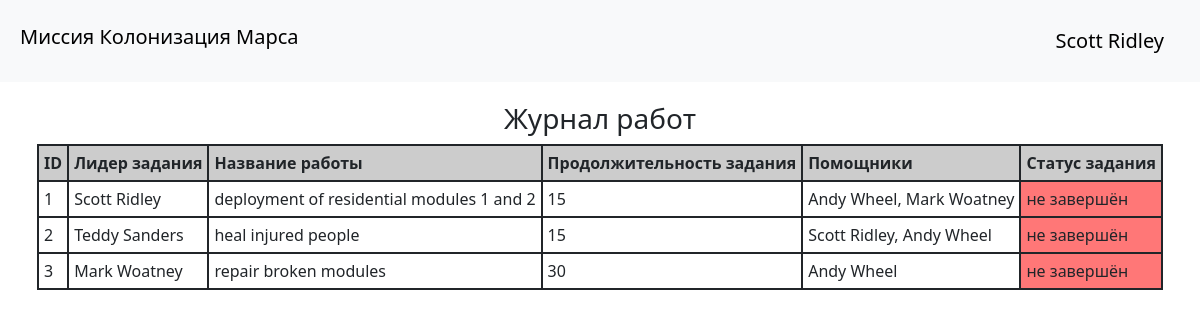
Page /worklog (signed in) on the earlier database version.
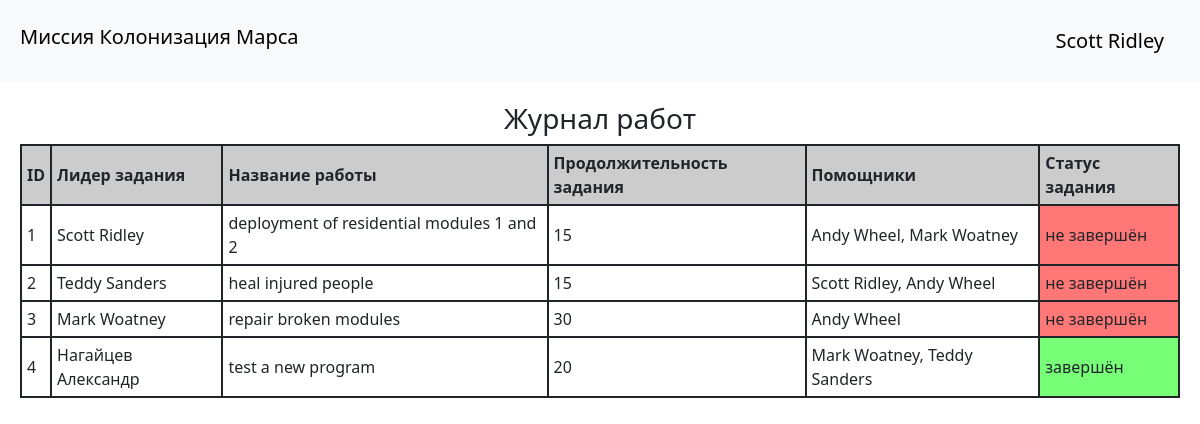
Same page on the later database version.
### users.py (models this page shows, shortened)
class User(SqlAlchemyBase, UserMixin):
    __tablename__ = 'users'
    id = Column(Integer, primary_key=True, autoincrement=True)
    surname = Column(String, nullable=True)
    name = Column(String, nullable=True)
    age = Column(Integer, nullable=True)
    position = Column(String, nullable=True)
    speciality = Column(String, nullable=True)
    address = Column(String, nullable=True)
    email = Column(String, unique=True, nullable=True)
    hashed_password = Column(String, nullable=True)
    modified_date = Column(DateTime, default=datetime.datetime.now)
    job = orm.relationship("Jobs", back_populates="user")

### jobs.py (models this page shows, shortened)
class Jobs(SqlAlchemyBase):
    __tablename__ = 'jobs'
    id = Column(Integer, primary_key=True, autoincrement=True)
    team_leader = Column(Integer, ForeignKey("users.id"))
    job = Column(String, nullable=True)
    work_size = Column(Integer, nullable=True)
    collaborators = Column(String, nullable=True)
    start_date = Column(DateTime, default=datetime.datetime.now)
    end_date = Column(DateTime, default=datetime.datetime.now)
    is_finished = Column(Boolean, nullable=True)
    user = orm.relationship("User")

### main.py (the view)
@app.route("/worklog")
@login_required
def worklog():
    return render_template("worklog.html", title="Журнал работы",
                           stylesheet_path=url_for('static', filename='css/style.css'),
                           jobs=db_sess.query(Jobs).all(), users=db_sess.query(User).all())

### main.py (called while the page is built)
@login_manager.user_loader
def load_user(user_id):
    return db_sess.query(User).get(user_id)

### templates/worklog.html
{% extends "base.html" %}
{% block content %}
<h3 align="center">Журнал работ</h3>
<table class="table_padding" align="center">
    <tr>
        <th>ID</th>
        <th>Лидер задания</th>
        <th>Название работы</th>
        <th>Продолжительность задания</th>
        <th>Помощники</th>
        <th>Статус задания</th>
    </tr>
    {% for job in jobs %}
    <tr>
        <td>{{ job.id }}</td>
        {% set leader = users[job.team_leader - 1] %}
        <td>{{ leader.surname }} {{ leader.name }}</td>
        <td>{{ job.job }}</td>
        <td>{{ job.work_size }}</td>
        <td>
            {% for collaborator in job.collaborators.split(", ") %}
                {% set user = users[collaborator|int - 1] %}
                {{user.surname}} {{user.name}}{% if not loop.last %}, {% endif %}
            {% endfor %}
        </td>
        <td style="background-color: #{% if job.is_finished == 1 %}77FF77{% else %}FF7777{% endif %}">
            {% if job.is_finished == 1 %}завершён{% else %}не завершён{% endif %}
        </td>
    </tr>
    {% endfor %}
</table>
{% endblock %}

### templates/base.html (shortened to what this page needs)
<!DOCTYPE html>
<html>
<head>
    <link href="https://cdn.jsdelivr.net/npm/bootstrap@5.3.0-alpha1/dist/css/bootstrap.min.css" rel="stylesheet"
/>
    <link rel="stylesheet" type="text/css" href="{{ stylesheet_path }}"/>
</head>
<body>
    <header>
        <nav class="navbar navbar-light bg-light" style="padding: 20px">
            <div padding="20px">
                <h1 class="navbar-brand">Миссия Колонизация Марса</h1>
            </div>
            {% if current_user.is_authenticated %}
                <a class="navbar-brand" href="/logout">{{ current_user.surname}} {{ current_user.name }}</a>
            {% else %}
                <p>
                    <a class="btn btn-primary" href="/register">Зарегистрироваться</a>
                    <a class="btn btn-success" href="/login">Войти</a>
                </p>
            {% endif %}
        </nav>
    </header>
    <main class="padding">
        {% block content %} {% endblock %}
    </main>
</body>
</html>

### static/css/style.css (style rules this page uses)
th { background-color: #cccccc; border: 2px solid; bordercolor: #000000; padding: 5px; }
td { background-color: #ffffff; border: 2px solid; bordercolor: #000000; padding: 5px; }
.padding { padding: 20px; }

Differences in the rows shown:
added Jobs: id "4", job "test a new program", work_size "20", {{ user.surname }} "Mark" "Teddy", {{ user.name }} "Woatney" "Sanders", is_finished "завершён"
now on this page (row unchanged): User: surname "Нагайцев", name "Александр"
